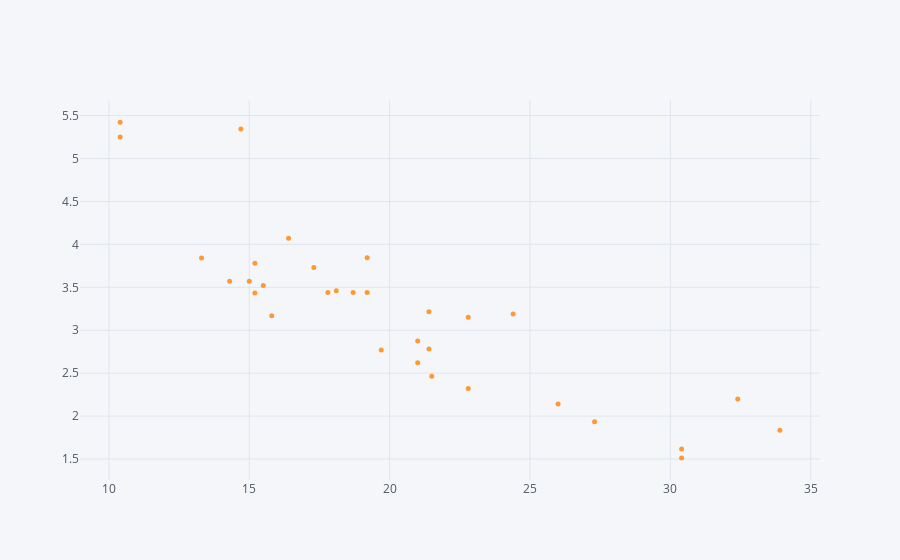

The code cell stored with this chart in its notebook:
### Markdown cell above
# Scatter plot

### Code cell
cars.iplot(kind='scatter',x='mpg',y='wt',mode='markers',size=5)

### Figure 1 — Plotly figure (JSON) as saved in the notebook; plotly's stock layout.template omitted (floating-point values rounded to 4 significant figures)
{"data": [{"line": {"color": "rgba(255, 153, 51, 1.0)", "dash": "solid", "shape": "linear", "width": 1.3}, "marker": {"size": 5, "symbol": "circle"}, "mode": "markers", "name": "wt", "text": "", "type": "scatter", "uid": "644fe985-53ce-434c-adec-d7f26b7bc153", "x": [21, 21, 22.8, 21.4, 18.7, 18.1, 14.3, 24.4, 22.8, 19.2, 17.8, 16.4, 17.3, 15.2, 10.4, 10.4, 14.7, 32.4, 30.4, 33.9, 21.5, 15.5, 15.2, 13.3, 19.2, 27.3, 26, 30.4, 15.8, 19.7, 15, 21.4], "y": [2.62, 2.875, 2.32, 3.215, 3.44, 3.46, 3.57, 3.19, 3.15, 3.44, 3.44, 4.07, 3.73, 3.78, 5.25, 5.424, 5.345, 2.2, 1.615, 1.835, 2.465, 3.52, 3.435, 3.84, 3.845, 1.935, 2.14, 1.513, 3.17, 2.77, 3.57, 2.78]}], "layout": {"legend": {"bgcolor": "#F5F6F9", "font": {"color": "#4D5663"}}, "paper_bgcolor": "#F5F6F9", "plot_bgcolor": "#F5F6F9", "title": {"font": {"color": "#4D5663"}}, "xaxis": {"gridcolor": "#E1E5ED", "showgrid": true, "tickfont": {"color": "#4D5663"}, "title": {"font": {"color": "#4D5663"}, "text": ""}, "zerolinecolor": "#E1E5ED"}, "yaxis": {"gridcolor": "#E1E5ED", "showgrid": true, "tickfont": {"color": "#4D5663"}, "title": {"font": {"color": "#4D5663"}, "text": ""}, "zerolinecolor": "#E1E5ED"}}}
